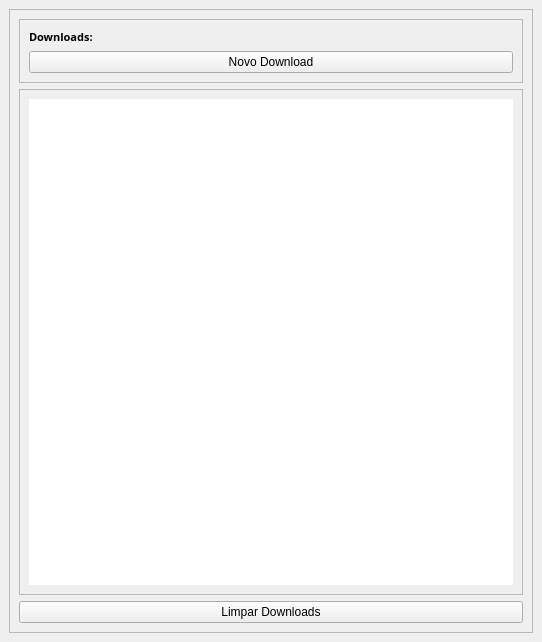
<?xml version="1.0" encoding="UTF-8"?>
<ui version="4.0">
 <class>MainWindow</class>
 <widget class="QMainWindow" name="MainWindow">
  <property name="geometry">
   <rect>
    <x>0</x>
    <y>0</y>
    <width>542</width>
    <height>642</height>
   </rect>
  </property>
  <property name="windowTitle">
   <string>MainWindow</string>
  </property>
  <widget class="QWidget" name="centralwidget">
   <layout class="QVBoxLayout" name="verticalLayout">
    <item>
     <widget class="QFrame" name="frame">
      <property name="sizePolicy">
       <sizepolicy hsizetype="Preferred" vsizetype="Expanding">
        <horstretch>0</horstretch>
        <verstretch>0</verstretch>
       </sizepolicy>
      </property>
      <property name="maximumSize">
       <size>
        <width>763</width>
        <height>16777215</height>
       </size>
      </property>
      <property name="frameShape">
       <enum>QFrame::StyledPanel</enum>
      </property>
      <property name="frameShadow">
       <enum>QFrame::Raised</enum>
      </property>
      <layout class="QVBoxLayout" name="verticalLayout_2">
       <item>
        <widget class="QFrame" name="frame_5">
         <property name="frameShape">
          <enum>QFrame::StyledPanel</enum>
         </property>
         <property name="frameShadow">
          <enum>QFrame::Raised</enum>
         </property>
         <layout class="QVBoxLayout" name="verticalLayout_3">
          <item>
           <widget class="QLabel" name="downloads_label">
            <property name="font">
             <font>
              <family>Open Sans</family>
              <pointsize>8</pointsize>
              <weight>75</weight>
              <bold>true</bold>
             </font>
            </property>
            <property name="text">
             <string>Downloads:</string>
            </property>
           </widget>
          </item>
          <item>
           <widget class="QPushButton" name="novo_download">
            <property name="text">
             <string>Novo Download</string>
            </property>
           </widget>
          </item>
         </layout>
        </widget>
       </item>
       <item>
        <widget class="QFrame" name="frame_6">
         <property name="sizePolicy">
          <sizepolicy hsizetype="Preferred" vsizetype="Expanding">
           <horstretch>0</horstretch>
           <verstretch>0</verstretch>
          </sizepolicy>
         </property>
         <property name="frameShape">
          <enum>QFrame::StyledPanel</enum>
         </property>
         <property name="frameShadow">
          <enum>QFrame::Raised</enum>
         </property>
         <layout class="QVBoxLayout" name="verticalLayout_4">
          <item>
           <widget class="QTreeWidget" name="downloads_window">
            <property name="sizePolicy">
             <sizepolicy hsizetype="Preferred" vsizetype="Expanding">
              <horstretch>0</horstretch>
              <verstretch>0</verstretch>
             </sizepolicy>
            </property>
            <property name="frameShape">
             <enum>QFrame::NoFrame</enum>
            </property>
            <property name="frameShadow">
             <enum>QFrame::Plain</enum>
            </property>
            <property name="verticalScrollBarPolicy">
             <enum>Qt::ScrollBarAsNeeded</enum>
            </property>
            <property name="horizontalScrollBarPolicy">
             <enum>Qt::ScrollBarAsNeeded</enum>
            </property>
            <property name="sizeAdjustPolicy">
             <enum>QAbstractScrollArea::AdjustIgnored</enum>
            </property>
            <property name="autoExpandDelay">
             <number>0</number>
            </property>
            <property name="rootIsDecorated">
             <bool>true</bool>
            </property>
            <property name="uniformRowHeights">
             <bool>false</bool>
            </property>
            <property name="itemsExpandable">
             <bool>true</bool>
            </property>
            <property name="sortingEnabled">
             <bool>false</bool>
            </property>
            <property name="allColumnsShowFocus">
             <bool>false</bool>
            </property>
            <property name="wordWrap">
             <bool>false</bool>
            </property>
            <property name="headerHidden">
             <bool>true</bool>
            </property>
            <property name="expandsOnDoubleClick">
             <bool>true</bool>
            </property>
            <property name="columnCount">
             <number>1</number>
            </property>
            <attribute name="headerVisible">
             <bool>false</bool>
            </attribute>
            <attribute name="headerCascadingSectionResizes">
             <bool>false</bool>
            </attribute>
            <attribute name="headerHighlightSections">
             <bool>false</bool>
            </attribute>
            <attribute name="headerShowSortIndicator" stdset="0">
             <bool>false</bool>
            </attribute>
            <attribute name="headerStretchLastSection">
             <bool>true</bool>
            </attribute>
            <column>
             <property name="text">
              <string>Logs</string>
             </property>
             <property name="whatsThis">
              <string/>
             </property>
             <property name="font">
              <font>
               <stylestrategy>PreferAntialias</stylestrategy>
              </font>
             </property>
            </column>
           </widget>
          </item>
         </layout>
        </widget>
       </item>
       <item>
        <widget class="QPushButton" name="btn_clean_debug">
         <property name="styleSheet">
          <string notr="true"/>
         </property>
         <property name="text">
          <string>Limpar Downloads</string>
         </property>
        </widget>
       </item>
      </layout>
     </widget>
    </item>
   </layout>
  </widget>
 </widget>
 <tabstops>
  <tabstop>downloads_window</tabstop>
 </tabstops>
 <resources/>
 <connections/>
</ui>
